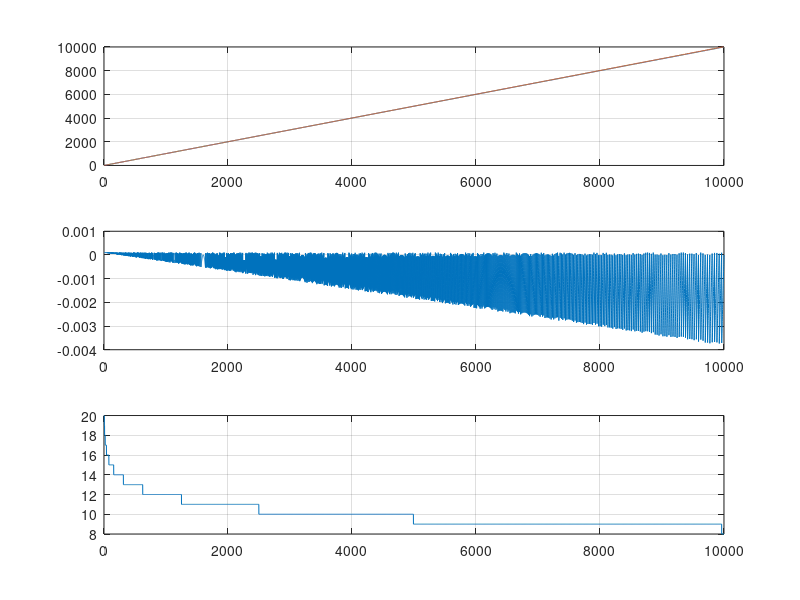

This figure's MATLAB source:
close all;
% clc;
clear all;

B_min = 3;
B_max = 10000;
M = log2(B_max) + 8;
e = 0.01/100;

%%%%%%%%%%%%%%%%%%%
% B - (2^M / K) = e*B
% K = (2^M) / (B(1-e))

mat_size = B_max - B_min + 1;
B_mat=zeros(mat_size,1);
P_mat=zeros(mat_size,1);
K_mat=zeros(mat_size,1);
K_c_mat=zeros(mat_size,1);
R_mat=zeros(mat_size,1);
I_mat=zeros(mat_size,1);
E_mat=zeros(mat_size,1);
i=1;


for B=B_min:B_max
    K = ((2^M)/(B*(1-e)));
    K_c = floor((2^M)/(B*(1-e)));
%     K_c = ceil((2^M)/(B*(1-e)));
    p=ceil(log2(K_c));
    B_mat(i) = B;
    P_mat(i) = p;
    K_mat(i) = K;
    K_c_mat(i) = K_c;
    R_mat(i) = (2^M / K_c);
    I_mat(i) = i;
    E_mat(i) = (B - (2^M / K_c))/B;
    i=i+1;
end

abs(min(E_mat)) * 100

figure
subplot(3,1,1); plot(I_mat, B_mat, I_mat, R_mat); grid ON;
subplot(3,1,2); plot(B_mat, E_mat); grid ON;
subplot(3,1,3); plot(B_mat,P_mat);   grid ON;

% figure
% subplot(2,1,1); plot(B_mat,P_mat);   grid ON;
% xlabel('N'); 
% ylabel('P'); 
% subplot(2,1,2); plot(B_mat,K_mat);   grid ON;
% xlabel('N'); 
% ylabel('K'); 


